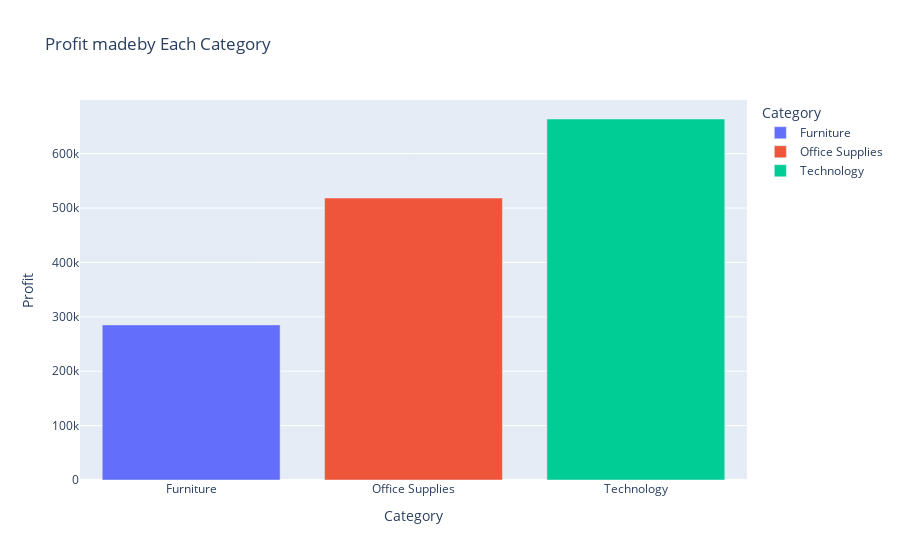

Write notebook code for a chart like this one.
### Markdown cell above
3. Profit by Product Category

### Code cell
fig3=px.bar(Category_profit,x='Category',y='Profit',title='Profit madeby Each Category',color='Category')
fig3.show()

### Figure 1 — Plotly figure (JSON) as saved in the notebook; plotly's stock layout.template omitted (floating-point values rounded to 4 significant figures)
{"data": [{"alignmentgroup": "True", "hovertemplate": "Category=%{x}<br>Profit=%{y}<extra></extra>", "legendgroup": "Furniture", "marker": {"color": "#636efa", "pattern": {"shape": ""}}, "name": "Furniture", "offsetgroup": "Furniture", "orientation": "v", "showlegend": true, "textposition": "auto", "type": "bar", "x": ["Furniture"], "xaxis": "x", "y": [285200.0], "yaxis": "y"}, {"alignmentgroup": "True", "hovertemplate": "Category=%{x}<br>Profit=%{y}<extra></extra>", "legendgroup": "Office Supplies", "marker": {"color": "#EF553B", "pattern": {"shape": ""}}, "name": "Office Supplies", "offsetgroup": "Office Supplies", "orientation": "v", "showlegend": true, "textposition": "auto", "type": "bar", "x": ["Office Supplies"], "xaxis": "x", "y": [518500.0], "yaxis": "y"}, {"alignmentgroup": "True", "hovertemplate": "Category=%{x}<br>Profit=%{y}<extra></extra>", "legendgroup": "Technology", "marker": {"color": "#00cc96", "pattern": {"shape": ""}}, "name": "Technology", "offsetgroup": "Technology", "orientation": "v", "showlegend": true, "textposition": "auto", "type": "bar", "x": ["Technology"], "xaxis": "x", "y": [663800.0], "yaxis": "y"}], "layout": {"barmode": "relative", "legend": {"title": {"text": "Category"}, "tracegroupgap": 0}, "title": {"text": "Profit madeby Each Category"}, "xaxis": {"anchor": "y", "categoryarray": ["Furniture", "Office Supplies", "Technology"], "categoryorder": "array", "domain": [0, 1], "title": {"text": "Category"}}, "yaxis": {"anchor": "x", "domain": [0, 1], "title": {"text": "Profit"}}}}
